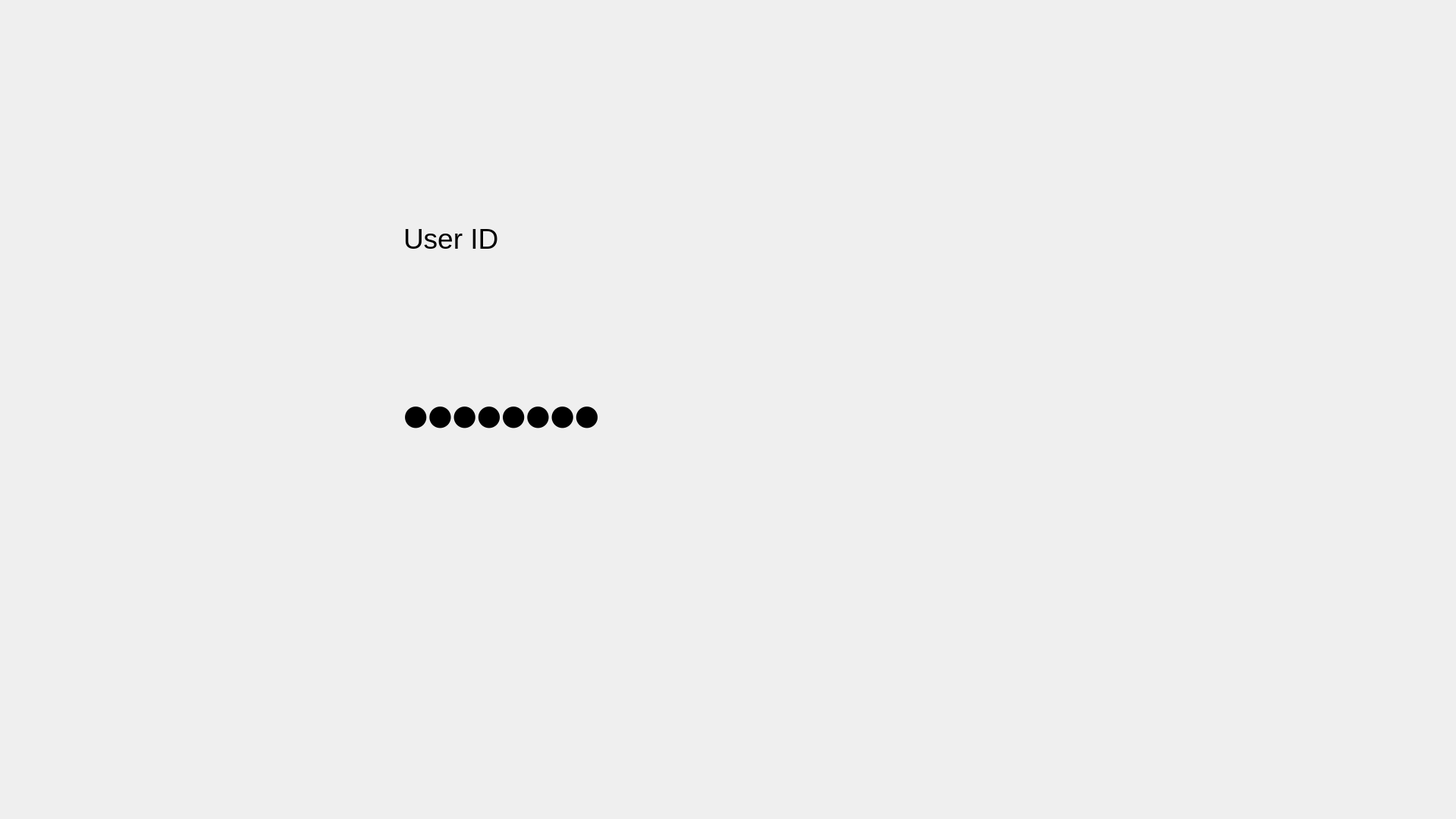
<?xml version="1.0" encoding="UTF-8"?>
<ui version="4.0">
 <class>Login</class>
 <widget class="QWidget" name="Login">
  <property name="geometry">
   <rect>
    <x>0</x>
    <y>0</y>
    <width>1920</width>
    <height>1080</height>
   </rect>
  </property>
  <property name="windowTitle">
   <string>Login</string>
  </property>
  <property name="windowIcon">
   <iconset>
    <normaloff>icon/ladybug.png</normaloff>icon/ladybug.png</iconset>
  </property>
  <widget class="QLabel" name="login_back">
   <property name="geometry">
    <rect>
     <x>0</x>
     <y>0</y>
     <width>1920</width>
     <height>1080</height>
    </rect>
   </property>
   <property name="text">
    <string/>
   </property>
   <property name="pixmap">
    <pixmap>icon/login.png</pixmap>
   </property>
  </widget>
  <widget class="QPushButton" name="LoginButton">
   <property name="geometry">
    <rect>
     <x>650</x>
     <y>700</y>
     <width>600</width>
     <height>150</height>
    </rect>
   </property>
   <property name="styleSheet">
    <string notr="true">background-image: url(:/newPrefix/invisible.png); border: 0px
</string>
   </property>
   <property name="text">
    <string/>
   </property>
  </widget>
  <widget class="QLineEdit" name="Password">
   <property name="geometry">
    <rect>
     <x>530</x>
     <y>500</y>
     <width>930</width>
     <height>90</height>
    </rect>
   </property>
   <property name="font">
    <font>
     <family>Baskerville BT</family>
     <pointsize>28</pointsize>
    </font>
   </property>
   <property name="styleSheet">
    <string notr="true">QLineEdit
{
background:transparent;
border:non;
}</string>
   </property>
   <property name="text">
    <string>Password</string>
   </property>
   <property name="echoMode">
    <enum>QLineEdit::PasswordEchoOnEdit</enum>
   </property>
   <property name="cursorPosition">
    <number>8</number>
   </property>
  </widget>
  <widget class="QLineEdit" name="UserID">
   <property name="geometry">
    <rect>
     <x>530</x>
     <y>270</y>
     <width>930</width>
     <height>90</height>
    </rect>
   </property>
   <property name="font">
    <font>
     <family>Arial</family>
     <pointsize>28</pointsize>
    </font>
   </property>
   <property name="styleSheet">
    <string notr="true">QLineEdit
{
background:transparent;
border:non;
}</string>
   </property>
   <property name="text">
    <string>User ID</string>
   </property>
   <property name="cursorPosition">
    <number>7</number>
   </property>
   <property name="placeholderText">
    <string/>
   </property>
   <property name="cursorMoveStyle">
    <enum>Qt::LogicalMoveStyle</enum>
   </property>
  </widget>
 </widget>
 <resources>
  <include location="icon/back.qrc"/>
 </resources>
 <connections/>
</ui>
